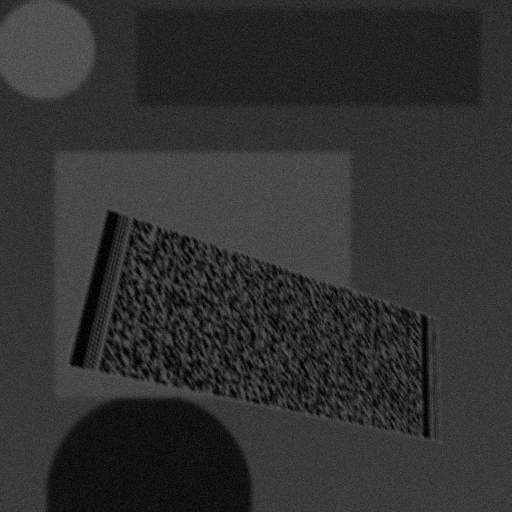
#> input picture packages/ai/test/fixtures/0000000.png, 512 x 512 px
$ python -i augment.py   (imports and definitions only)
#> lines starting #> are read from the running program, lines starting #| are printed output that depends on the picture
#> further down, picture is the input picture: PIL image 512x512 L; min 0, max 97, mean 49
"""
Data augmentation utilities for barcode training images.
Applies various photometric and geometric transformations.
"""

import random

import numpy as np
from PIL import Image, ImageFilter, ImageEnhance, ImageOps


class BarcodeAugmentation:
    """
    Augmentation pipeline for barcode images.
    All transformations are self-contained.
    """

    def __init__(self, seed=None):
        self.rng = random.Random(seed)

    def apply(
        self,
        img: Image.Image,
        bboxes=None,
        corners=None,
    ):
        """
        Apply a random set of augmentations.
        Args:
            img: PIL Image
            bboxes: Optional list of [x1,y1,x2,y2] normalized [0,1]
            corners: Optional list of [x,y] normalized [0,1]
        Returns:
            Augmented image and optionally transformed annotations
        """
        if self.rng.random() < 0.5:
            img = self.adjust_brightness(img)

        if self.rng.random() < 0.3:
            img = self.adjust_contrast(img)

        if self.rng.random() < 0.3:
            img = self.adjust_saturation(img)

        if self.rng.random() < 0.2:
            img = self.add_gaussian_noise(img)

        if self.rng.random() < 0.2:
            img = self.add_salt_pepper_noise(img)

        if self.rng.random() < 0.4:
            img, bboxes = self.random_rotation(img, bboxes)

        if self.rng.random() < 0.3:
            img = self.gaussian_blur(img)

        if self.rng.random() < 0.2:
            img = self.random_crop_and_resize(img)

        return img, bboxes

    def adjust_brightness(self, img: Image.Image) -> Image.Image:
        factor = self.rng.uniform(0.3, 1.8)
        return ImageEnhance.Brightness(img).enhance(factor)
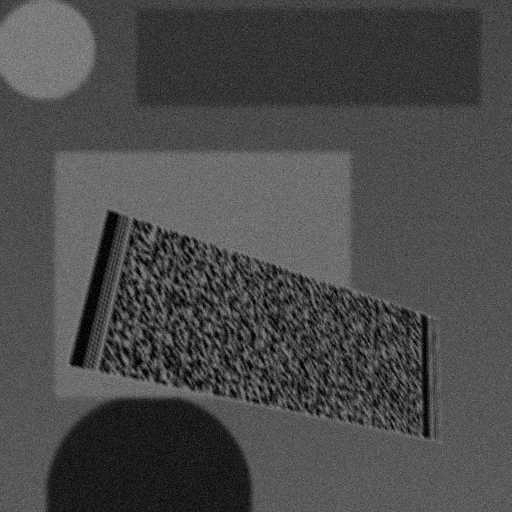
#> returned value: PIL image 512x512 L; min 0, max 147, mean 74.2

    def adjust_contrast(self, img: Image.Image) -> Image.Image:
        factor = self.rng.uniform(0.5, 2.0)
        return ImageEnhance.Contrast(img).enhance(factor)

    def adjust_saturation(self, img: Image.Image) -> Image.Image:
        factor = self.rng.uniform(0.0, 2.0)
        return ImageEnhance.Color(img).enhance(factor)

    # [27 lines left out: functions add_gaussian_noise, add_salt_pepper_noise, random_rotation, not called in this run]

    def gaussian_blur(self, img: Image.Image) -> Image.Image:
        radius = self.rng.uniform(0.3, 2.5)
        return img.filter(ImageFilter.GaussianBlur(radius=radius))

    def random_crop_and_resize(
        self, img: Image.Image
    ) -> Image.Image:
        w, h = img.size
#> w = 512; h = 512
        crop_w = int(w * self.rng.uniform(0.7, 0.95))
#> crop_w = 444
        crop_h = int(h * self.rng.uniform(0.7, 0.95))
#> crop_h = 422
        x = self.rng.randint(0, max(0, w - crop_w))
#> x = 11
        y = self.rng.randint(0, max(0, h - crop_h))
#> y = 82

        cropped = img.crop((x, y, x + crop_w, y + crop_h))
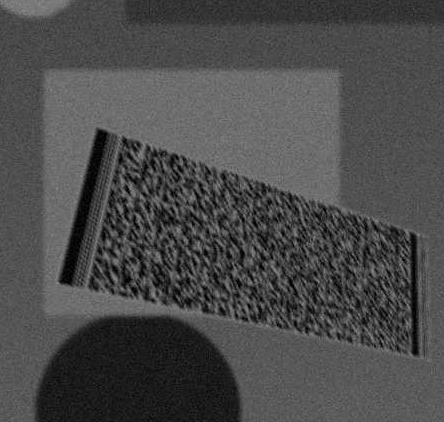
#> cropped: PIL image 444x422 L; min 0, max 146, mean 74.8
        return cropped.resize((w, h), Image.BILINEAR)
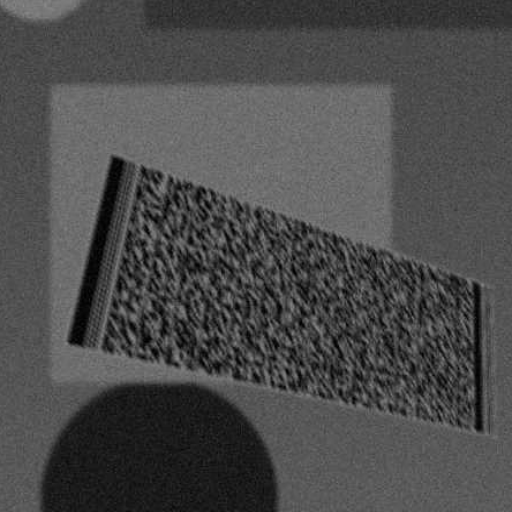
#> returned value: PIL image 512x512 L; min 0, max 138, mean 74.8


class BlurKernelGenerator:
    """
    Generate synthetic blur kernels for training deblurring models.
    Supports motion blur, defocus blur, and Gaussian blur.
    """

    # [31 lines left out: functions motion_blur_kernel, defocus_kernel, gaussian_kernel, not called in this run]

>>> from PIL import Image
>>> picture = Image.open('../../packages/ai/test/fixtures/0000000.png')
>>> result = BarcodeAugmentation().apply(picture)
